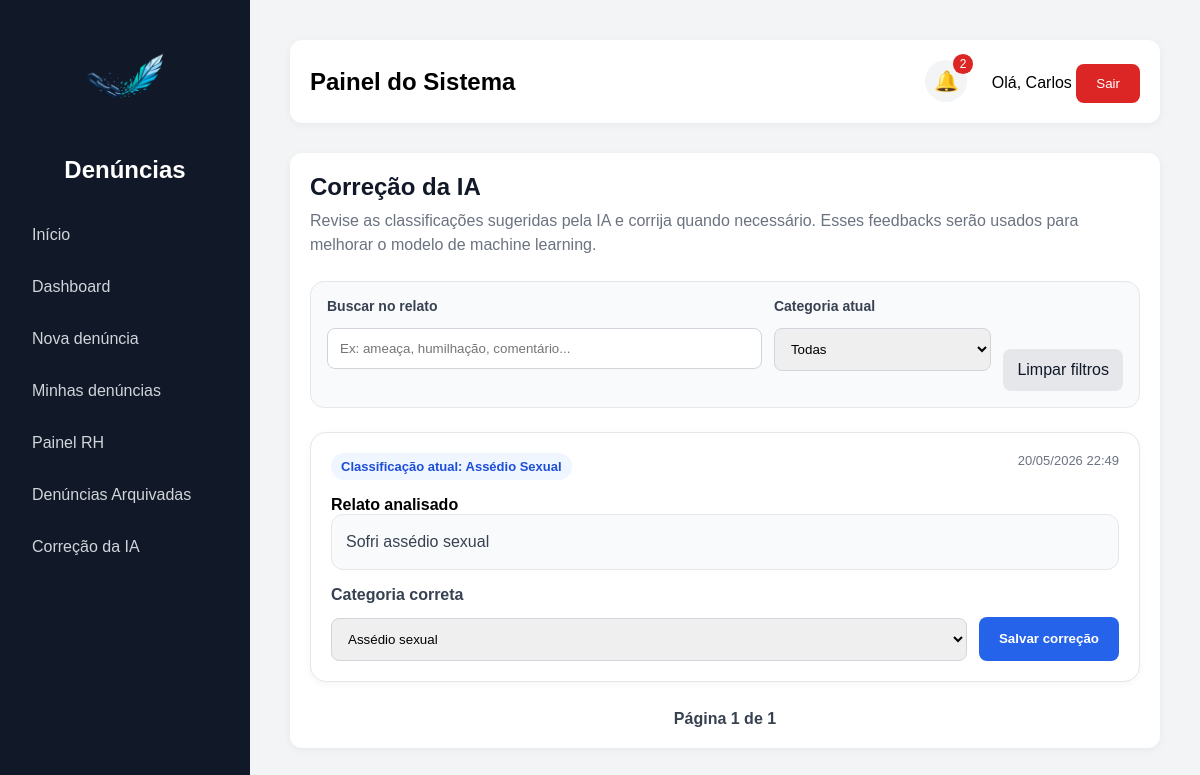
/feedback-ia/ (signed in), run on an earlier commit of the app's database.
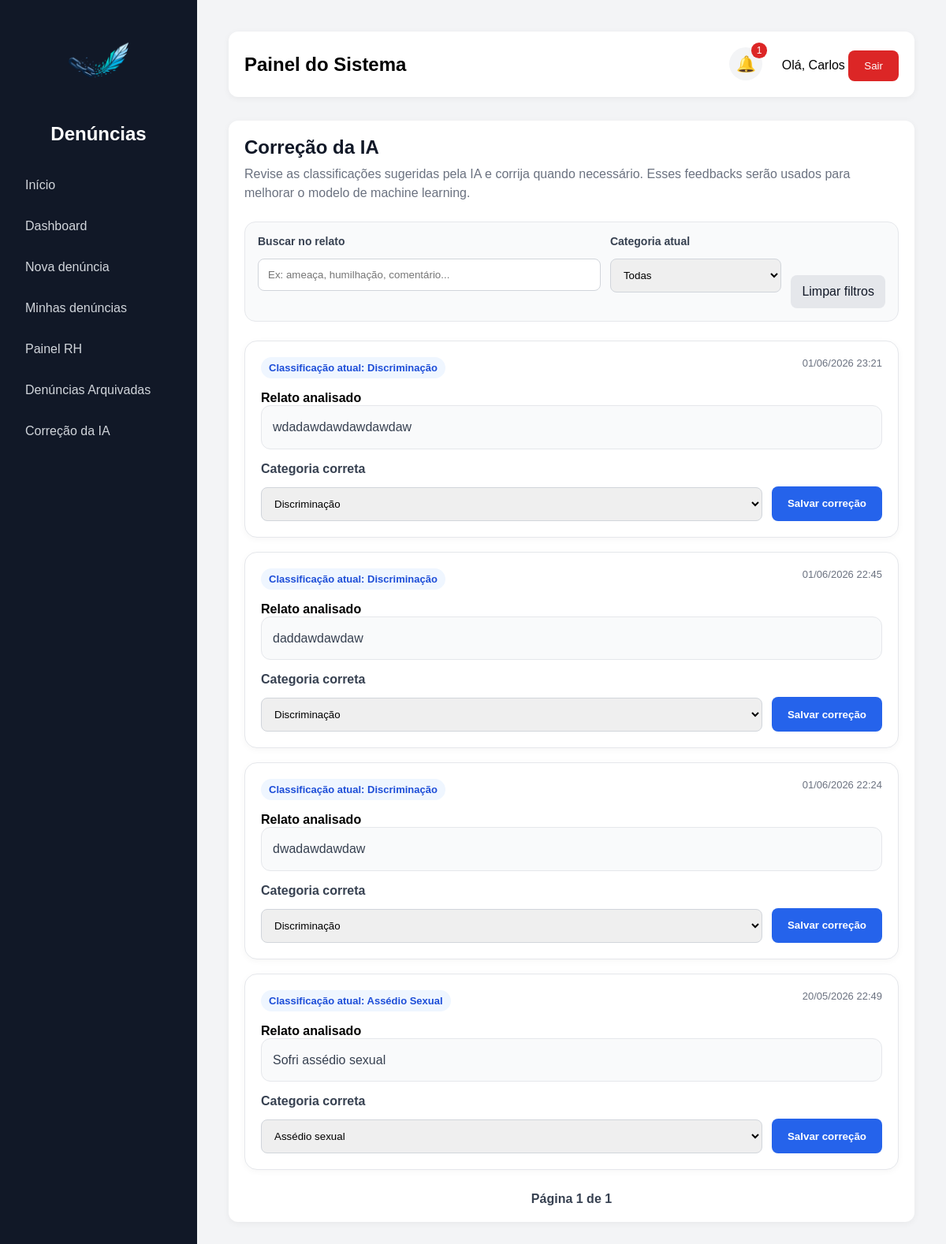
And on a later commit of the database.
### denuncias/models.py (models this page shows, shortened)
class Denuncia(models.Model):
    TIPOS = [
    ('moral', 'Assédio Moral'),
    ('sexual', 'Assédio Sexual'),
    ('abuso', 'Abuso de Poder'),
    ('discriminacao', 'Discriminação'),
    ('ameaca', 'Ameaça'),
    ('violencia', 'Violência'),
    ('outros', 'Outros'),
    ]
    STATUS = [
        ("recebida", "Recebida"),
        ("analise", "Em análise"),
        ("resolvida", "Resolvida"),
    ]
    GRAVIDADES = [
    ('baixa', 'Baixa'),
    ('media', 'Média'),
    ('alta', 'Alta'),
    ('critica', 'Crítica'),
]
    usuario = models.ForeignKey(User, on_delete=models.SET_NULL, null=True, blank=True)
    descricao = models.TextField()
    tipo = models.CharField(max_length=20, choices=TIPOS)
    anonima = models.BooleanField(default=False)
    status = models.CharField(max_length=20, choices=STATUS, default="recebida")
    gravidade = models.CharField(
    max_length=20,
    choices=GRAVIDADES,
    default='baixa'
)
    urgente = models.BooleanField(default=False)
    prioridade_ia = models.IntegerField(default=1)
    resumo_ia = models.TextField(blank=True, null=True)
    data_criacao = models.DateTimeField(auto_now_add=True)
    arquivada = models.BooleanField(default=False)
    data_arquivamento = models.DateTimeField(null=True, blank=True)
    resposta_rh = models.TextField(blank=True, null=True)
    setor = models.ForeignKey(Setor, on_delete=models.SET_NULL, null=True, blank=True)
    exibir_setor = models.BooleanField(default=True)
    link_anexo = models.URLField(blank=True, null=True)

### denuncias/views.py (the view, shortened to what this page needs)
# urls.py: path('feedback-ia/', feedback_ia, name='feedback_ia'),
@login_required
def feedback_ia(request):
    eh_rh = request.user.groups.filter(name='RH').exists()
    eh_admin = request.user.groups.filter(name='Administrador').exists()
    eh_superuser = request.user.is_superuser
    if not (eh_rh or eh_admin or eh_superuser):
        return redirect('home')
    busca = request.GET.get('busca', '')
    tipo = request.GET.get('tipo', '')
    pagina = request.GET.get('page')
    denuncias = Denuncia.objects.all().order_by('-data_criacao')
    if busca:
        denuncias = denuncias.filter(descricao__icontains=busca)
    if tipo:
        denuncias = denuncias.filter(tipo=tipo)
    paginator = Paginator(denuncias, 8)
    denuncias_paginadas = paginator.get_page(pagina)
    return render(request, 'denuncias/feedback_ia.html', {
        'denuncias': denuncias_paginadas,
        'busca': busca,
        'tipo_filtro': tipo,
    })

### denuncias/context_processors.py (called while the page is built, shortened)
def grupos_usuario(request):
    notificacoes = Notificacao.objects.filter(
        usuario=request.user
    ).order_by('-data_criacao')[:5]
    total_nao_lidas = Notificacao.objects.filter(
        usuario=request.user,
        lida=False
    ).count()
    return {
        'ui_rh': request.user.groups.filter(name='RH').exists(),
        'ui_admin': request.user.groups.filter(name='Administrador').exists() or request.user.is_superuser,
        'notificacoes': notificacoes,
        'total_nao_lidas': total_nao_lidas,
    }

### denuncias/templates/denuncias/feedback_ia.html (shortened to what this page needs)
{% extends 'base.html' %}
{% block content %}
<div class="feedback-header">
    <h2>Correção da IA</h2>
    <p>
        Revise as classificações sugeridas pela IA e corrija quando necessário.
        Esses feedbacks serão usados para melhorar o modelo de machine learning.
    </p>
</div>
<form method="get" class="feedback-filtros">
    <div>
        <label>Buscar no relato</label>
        <input type="text"
               name="busca"
               value="{{ busca }}"
               placeholder="Ex: ameaça, humilhação, comentário...">
    </div>
    <div>
        <label>Categoria atual</label>
        <select name="tipo">
            <option value="">Todas</option>
        </select>
    </div>
   <div class="feedback-acoes">
    <a href="/feedback-ia/" class="btn-limpar">
        Limpar filtros
    </a>
</div>
</form>
<div class="feedback-list">
    {% for d in denuncias %}
        <div class="feedback-card">
            <div class="feedback-top">
                <div>
                    <span class="badge-tipo">
                        Classificação atual:
                        {{ d.get_tipo_display }}
                    </span>
                </div>
                <div class="feedback-data">
                    {{ d.data_criacao|date:"d/m/Y H:i" }}
                </div>
            </div>
            <strong>Relato analisado</strong>
            <div class="relato-box">
                {{ d.descricao }}
            </div>
            <form method="post" class="feedback-form">
                <div>
                    <label>
                        Categoria correta
                    </label>
                    <select name="tipo_correto" required>
                        <option value="sexual"
                            {% if d.tipo == 'sexual' %}selected{% endif %}>
                            Assédio sexual
                        </option>
                        <option value="discriminacao"
                            {% if d.tipo == 'discriminacao' %}selected{% endif %}>
                            Discriminação
                        </option>
                    </select>
                </div>
                <button type="submit"
                        class="btn-salvar-correcao">
                    Salvar correção
                </button>
            </form>
        </div>
    {% empty %}
        <div class="empty-feedback">
            Nenhuma denúncia encontrada para revisão.
        </div>
    {% endfor %}
</div>
<div class="feedback-paginacao">
    <span>
        Página {{ denuncias.number }}
        de
        {{ denuncias.paginator.num_pages }}
    </span>
</div>
{% endblock %}

### denuncias/templates/base.html (shortened to what this page needs)
<!DOCTYPE html>
<html lang="pt-br">
<head>
    <link rel="stylesheet"
href="https://cdnjs.cloudflare.com/ajax/libs/font-awesome/6.5.2/css/all.min.css">
</head>
<body>
    <aside>
        <div class="logo-box">
            <img src="/static/img/logo.png" alt="Logo do sistema" class="logo-sistema">
            <h2>Denúncias</h2>
        </div>
        <a href="/">Início</a>
        {% if user.is_authenticated %}
            <a href="/dashboard/">Dashboard</a>
            <a href="/denuncia/">Nova denúncia</a>
            <a href="/minhas-denuncias/">Minhas denúncias</a>
            {% if ui_rh or ui_admin %}
                <a href="/painel-rh/">Painel RH</a>
                <a href="/denuncias-arquivadas/">Denúncias Arquivadas</a>
                <a href="/feedback-ia/">Correção da IA</a>
            {% endif %}
        {% else %}
            <a href="/login/">Entrar</a>
            <a href="{% url 'password_reset' %}">
    Esqueci minha senha
</a>
        {% endif %}
    </aside>
    <main>
        <div class="topbar">
            <div>
                <h2>Painel do Sistema</h2>
            </div>
            <div>
                {% if user.is_authenticated %}
                    <div class="notification-wrapper">
                        <button type="button" class="notification-bell" onclick="toggleNotifications()">
                            🔔
                            {% if total_nao_lidas > 0 %}
                                <span class="notification-count">
                                    {{ total_nao_lidas }}
                                </span>
                            {% endif %}
                        </button>
                    </div>
                    <span>Olá, {{ user.username }}</span>
                    <form method="post" action="{% url 'logout' %}" style="display:inline;">
    <button class="logout-btn" type="submit">Sair</button>
</form>
                {% endif %}
            </div>
        </div>
        <div class="card">
            {% block content %}
            {% endblock %}
        </div>
    </main>
</body>
</html>

### denuncias/templates/base.html (style rules this page uses)
* { margin: 0; padding: 0; box-sizing: border-box; }
body { font-family: Arial, sans-serif; background: #f3f4f6; display: flex; }
aside { width: 250px; background: #111827; min-height: 100vh; padding: 20px; }
.logo-box { text-align: center; margin-bottom: 30px; }
.logo-sistema { max-width: 120px; max-height: 120px; object-fit: contain; margin-bottom: 12px; }
aside h2 { color: white; }
aside a { display: block; color: #d1d5db; text-decoration: none; padding: 12px; border-radius: 8px; margin-bottom: 10px; transition: 0.3s; }
main { flex: 1; padding: 40px; }
.topbar { background: white; padding: 20px; border-radius: 12px; margin-bottom: 30px; display: flex; justify-content: space-between; align-items: center; box-shadow: 0 2px 8px rgba(0, 0, 0, 0.05); }
.card { background: white; padding: 20px; border-radius: 12px; box-shadow: 0 2px 8px rgba(0, 0, 0, 0.05); }
input, textarea, select { width: 100%; padding: 12px; border: 1px solid #d1d5db; border-radius: 8px; margin-top: 8px; margin-bottom: 20px; }
button { background: #2563eb; color: white; border: none; padding: 12px 20px; border-radius: 8px; cursor: pointer; }
.logout-btn { background: #dc2626; }
.notification-wrapper { position: relative; display: inline-block; margin-right: 20px; }
.notification-bell { background: #f3f4f6; color: #111827; border: none; border-radius: 50%; width: 42px; height: 42px; cursor: pointer; display: flex; align-items: center; justify-content: center; font-size: 20px; position: relative; }
.notification-count { position: absolute; top: -6px; right: -6px; background: #dc2626; color: white; border-radius: 50%; padding: 3px 7px; font-size: 12px; }

### denuncias/templates/denuncias/feedback_ia.html (style rules this page uses)
.feedback-header { margin-bottom: 24px; }
.feedback-header h2 { color: #111827; margin-bottom: 8px; }
.feedback-header p { color: #6b7280; line-height: 1.5; }
.feedback-filtros { display: grid; grid-template-columns: 2fr 1fr auto; gap: 12px; margin-bottom: 24px; background: #f9fafb; border: 1px solid #e5e7eb; padding: 16px; border-radius: 14px; }
.feedback-filtros label { font-size: 14px; font-weight: 600; color: #374151; margin-bottom: 6px; display: block; }
.feedback-acoes { display: flex; align-items: end; gap: 8px; }
.btn-limpar { padding: 12px 14px; border-radius: 8px; background: #e5e7eb; color: #111827; text-decoration: none; white-space: nowrap; }
.feedback-list { display: grid; gap: 18px; }
.feedback-card { background: #ffffff; border: 1px solid #e5e7eb; border-radius: 16px; padding: 20px; box-shadow: 0 2px 8px rgba(0,0,0,0.04); }
.feedback-top { display: flex; justify-content: space-between; gap: 16px; align-items: flex-start; margin-bottom: 16px; }
.badge-tipo { display: inline-block; background: #eff6ff; color: #1d4ed8; padding: 6px 10px; border-radius: 999px; font-size: 13px; font-weight: 600; }
.feedback-data { color: #6b7280; font-size: 13px; white-space: nowrap; }
.relato-box { background: #f9fafb; border: 1px solid #e5e7eb; border-radius: 12px; padding: 14px; color: #374151; line-height: 1.6; margin-bottom: 16px; max-height: 180px; overflow-y: auto; }
.feedback-form { display: grid; grid-template-columns: 1fr auto; gap: 12px; align-items: end; }
.feedback-form label { font-weight: 600; color: #374151; margin-bottom: 6px; display: block; }
.feedback-form select { margin-bottom: 0; }
.btn-salvar-correcao { height: 44px; white-space: nowrap; font-weight: 600; }
.feedback-paginacao { display: flex; justify-content: center; align-items: center; gap: 14px; margin-top: 28px; }
.feedback-paginacao span { color: #374151; font-weight: 600; }

What changed in the data, as far as the page shows it:
added Denuncia: tipo "Discriminação", data_criacao "01/06/2026 23:21", descricao "wdadawdawdawdawdaw", tipo_correto "Discriminação"
added Denuncia: tipo "Discriminação", data_criacao "01/06/2026 22:45", descricao "daddawdawdaw", tipo_correto "Discriminação"
added Denuncia: tipo "Discriminação", data_criacao "01/06/2026 22:24", descricao "dwadawdawdaw", tipo_correto "Discriminação"
Also different on the page:
{{ total_nao_lidas }}: "2" → "1"
